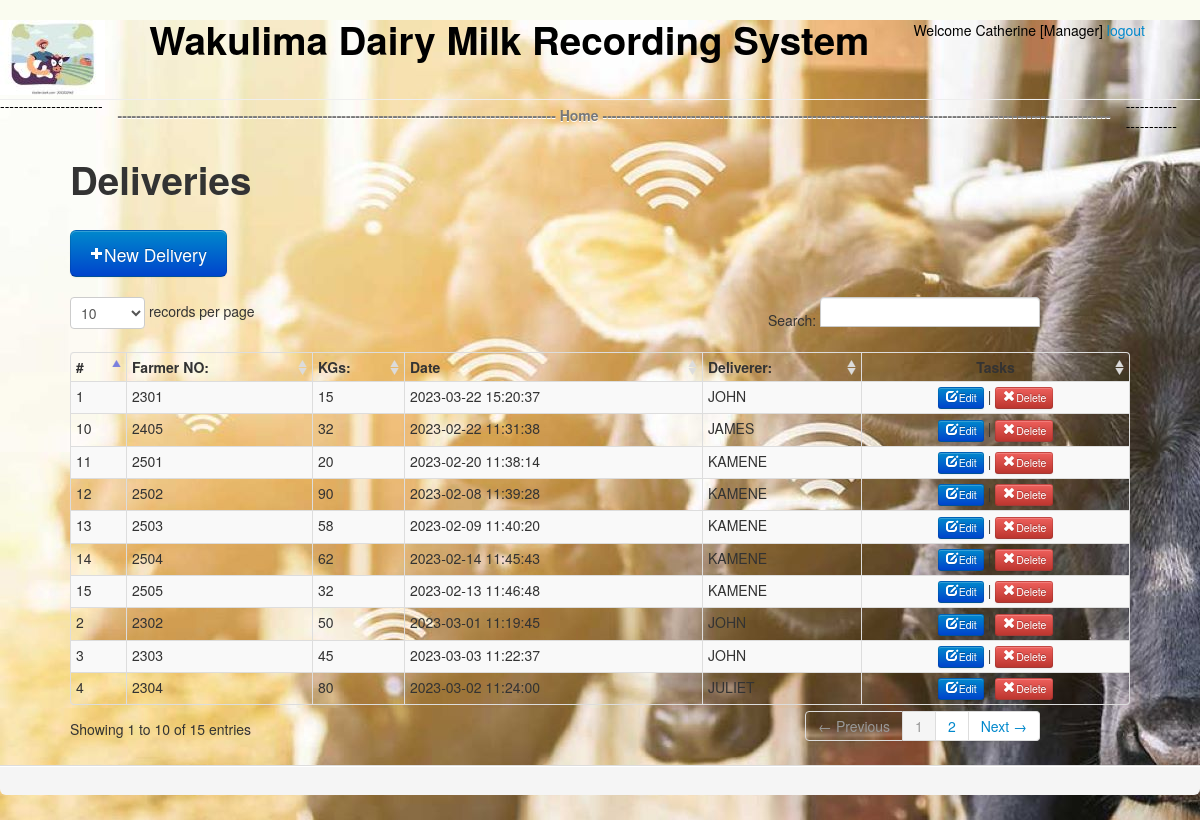
Screenshot of /farmer/delivery/index.php (signed in) with the database file from the repository.
### tables this page shows
CREATE TABLE `delivery` (
  `id` int(11) NOT NULL,
  `r_f_no` varchar(50) NOT NULL,
  `r_kg` float NOT NULL,
  `r_dt` timestamp NOT NULL DEFAULT current_timestamp(),
  `r_received_by` varchar(50) NOT NULL,
  `r_deliverer` varchar(50) DEFAULT NULL
);

### farmer/delivery/index.php (the view, shortened to what this page needs)
<?php
include '../incl/header.incl.php';
include '../incl/conn.incl.php';
?>
<h1>Deliveries</h1>
<br/>
<a href='add.php' class='btn btn-large btn-primary'  ><i class="icon-plus icon-white"></i>New Delivery</a><br/><br/>
<table class="table table-hover table-striped table-condensed table-bordered">
    <thead class="" >
        <th>#</th>
         <th>Farmer NO:</th>
        <th>KGs:</th>
        <th>Date</th>
        <th>Deliverer:</th>
        <?php if ($current_user['role'] != 'Clerk') {?><th style="text-align: center">Tasks</th><?php } ?>
        </thead>
    <tbody>
 <?php
$result = mysqli_query($conn,"SELECT * FROM `delivery`") or trigger_error(mysqli_error($conn));
$i=0;
while($row = mysqli_fetch_array($result)){
foreach($row AS $key => $value) { $row[$key] = stripslashes($value); }
$i+=1;
echo "<tr>";
 echo '<td>'.$i.'</td>';
echo "<td valign='top'>" . nl2br( $row['r_f_no']) . "</td>";
echo "<td valign='top'>" . nl2br( $row['r_kg']) . "</td>";
echo "<td valign='top'>" . nl2br( $row['r_dt']) . "</td>";
echo "<td valign='top'>" . nl2br( $row['r_deliverer']) . "</td>";
  if ($current_user['role'] != 'Clerk') {
      echo '<td  style="text-align: center">
                <a href="'.PAGE_URL.'delivery/edit.php?edit=1&id='.$row['id'].'" class="btn btn-primary btn-mini"><i class="icon-edit icon-white"></i>Edit</a> |
                <a href="'.PAGE_URL.'delivery/?delete=1&id='.$row['id'].'" class="btn btn-danger btn-mini"><i class="icon-remove icon-white"></i>Delete</a>
             </td>';
  }
echo "</tr>";
}
echo "</tbody></table>";
include '../incl/footer.incl.php';
?>

### farmer/incl/header.incl.php (shortened to what this page needs)
<?php
$current_user = array();
function Page_Url() {
    echo PAGE_URL;
}
$log = new logmein();
$log->encrypt = true;
if (!isset($_SESSION['loggedin']) || !$log->logincheck($_SESSION['loggedin'], "employees", "e_pass", "e_mail")) {
    $log->loginform("login", "loginform", PAGE_URL . "auth/login.php");
    exit();
} else {
    $current_user['email'] = $_SESSION['username'];
    $current_user['name'] = $_SESSION['full_name'];
    $current_user['role'] = $_SESSION['userlevel'];
    list($singlename) = explode(' ', $current_user['name'], 3);
}
?>
<!DOCTYPE HTML>
<html>
    <head>
        <link type="text/css" rel="stylesheet" href="<?php Page_Url() ?>css/bootstrap.css" />
        <link type="text/css" rel="stylesheet"	href="<?php Page_Url() ?>css/bootstrap-responsive.css" />
        <link type="text/css" rel="stylesheet" href="<?php Page_Url() ?>css/main.css" />
        <link type="text/css" rel="stylesheet" href="<?php Page_Url() ?>css/bootstrap-datetimepicker.min.css" />
    </head>
    <body >
<div
  class="bg-image"
  style="
    background-image: url('css/cowZ.jpg');
    height: 100vh;
  "
>
        <div id="top" class="page-header">
            <div id="user" class='pull-right'>
                <?php echo "Welcome $singlename [" . $current_user['role'] . "]" ?>
                <a class="" href=<?php Page_Url(); ?>auth/logout.php>logout</a>
            </div>
            <div>
            <a href="<?php Page_Url(); ?>"><img src="<?php Page_Url() ?>css/angrycow2.jpg"alt="logo" id="logo"></a>
            </div>
            <div id="navigation" class="navbar  ">
                <h1 id="title" > Wakulima Dairy Milk Recording System</h1>
                <ul class="nav navbar">
                    <li>-----------</li>
                    <li>-----------</li>
                    <li><a href="<?php Page_Url() ?>"><strong>----------------------------------------------------------------------------------------------   Home   -------------------------------------------------------------------------------------------------------------</strong></a></li>
                    <li>-----------</li>
                    <li>-----------</li>
                </ul>
            </div>
        </div>
        <div  id="main-content" class="modal-body" >

### farmer/incl/footer.incl.php (shortened to what this page needs)
</div>
<div id="footer" class="modal-footer">
</div>
</div>
</body>
</html>

### admin/css/main.css (style rules this page uses)
#logo { float:left; margin-left:0px; }
#main-content { margin: 0 50px; overflow: visible; min-height: 550PX; max-height: 100%; }
#user { margin-right: 55px; color: #000000; }
.page-header { height: 70px; color: #000000; }
table.table { clear: both; margin-bottom: 6px !important; max-width: none !important; }
table.table thead .sorting, table.table thead .sorting_asc, table.table thead .sorting_desc, table.table thead .sorting_asc_disabled, table.table thead .sorting_desc_disabled { cursor: pointer; *cursor: hand; }
table.table thead .sorting { background: url('../img/sort_both.png') no-repeat center right; }
table.table thead .sorting_asc { background: url('../img/sort_asc.png') no-repeat center right; }

### rows the page displays
delivery: r_f_no "2301", r_kg "15", r_dt "2023-03-22 15:20:37", r_deliverer "JOHN"
delivery: r_f_no "2302", r_kg "50", r_dt "2023-03-01 11:19:45", r_deliverer "JOHN"
delivery: r_f_no "2303", r_kg "45", r_dt "2023-03-03 11:22:37", r_deliverer "JOHN"
delivery: r_f_no "2304", r_kg "80", r_dt "2023-03-02 11:24:00", r_deliverer "JULIET"
delivery: r_f_no "2405", r_kg "32", r_dt "2023-02-22 11:31:38", r_deliverer "JAMES"
delivery: r_f_no "2501", r_kg "20", r_dt "2023-02-20 11:38:14", r_deliverer "KAMENE"
delivery: r_f_no "2502", r_kg "90", r_dt "2023-02-08 11:39:28", r_deliverer "KAMENE"
delivery: r_f_no "2503", r_kg "58", r_dt "2023-02-09 11:40:20", r_deliverer "KAMENE"
delivery: r_f_no "2504", r_kg "62", r_dt "2023-02-14 11:45:43", r_deliverer "KAMENE"
delivery: r_f_no "2505", r_kg "32", r_dt "2023-02-13 11:46:48", r_deliverer "KAMENE"

### other values shown
$singlename "Catherine"
$current_user['role'] "Manager"
